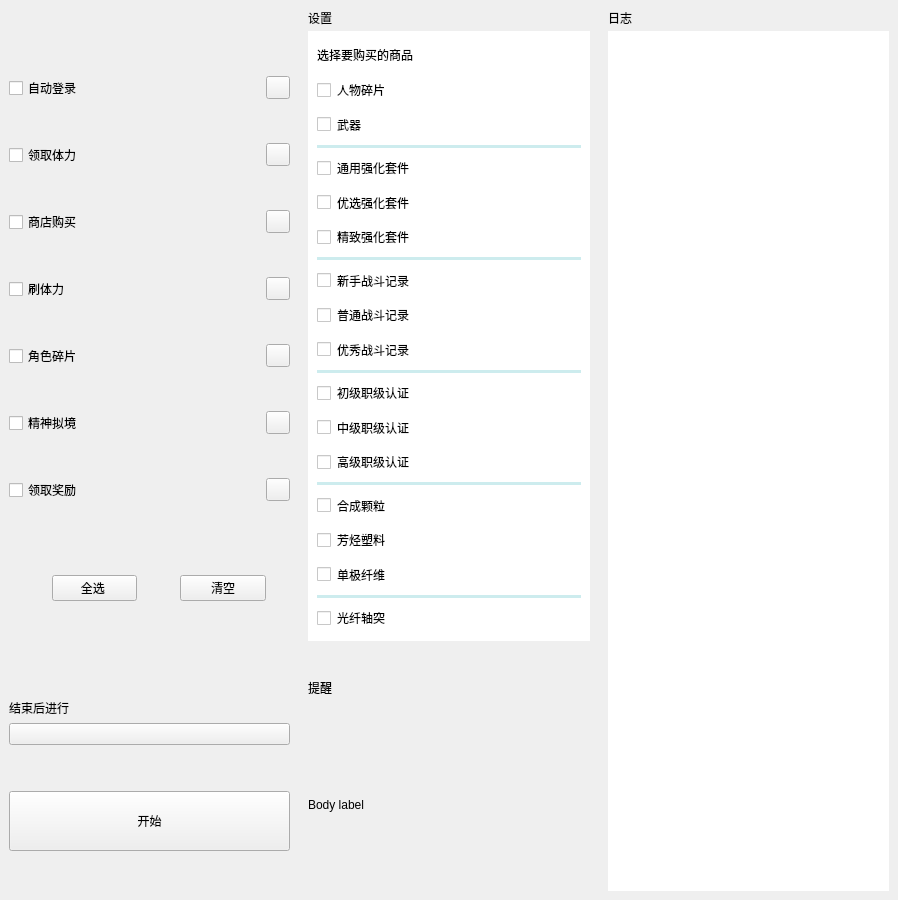
<?xml version="1.0" encoding="UTF-8"?>
<ui version="4.0">
 <class>home</class>
 <widget class="QFrame" name="home">
  <property name="geometry">
   <rect>
    <x>0</x>
    <y>0</y>
    <width>898</width>
    <height>900</height>
   </rect>
  </property>
  <property name="windowTitle">
   <string>Frame</string>
  </property>
  <layout class="QGridLayout" name="gridLayout_2" rowstretch="2,0" columnstretch="0,0,0">
   <property name="leftMargin">
    <number>0</number>
   </property>
   <property name="topMargin">
    <number>0</number>
   </property>
   <property name="rightMargin">
    <number>0</number>
   </property>
   <property name="bottomMargin">
    <number>0</number>
   </property>
   <property name="spacing">
    <number>0</number>
   </property>
   <item row="0" column="0">
    <widget class="SimpleCardWidget" name="SimpleCardWidget_option">
     <property name="minimumSize">
      <size>
       <width>237</width>
       <height>320</height>
      </size>
     </property>
     <property name="maximumSize">
      <size>
       <width>16777215</width>
       <height>16777215</height>
      </size>
     </property>
     <layout class="QGridLayout" name="gridLayout_7" columnstretch="1,2,1,2,1">
      <property name="leftMargin">
       <number>9</number>
      </property>
      <property name="topMargin">
       <number>9</number>
      </property>
      <property name="rightMargin">
       <number>9</number>
      </property>
      <property name="bottomMargin">
       <number>9</number>
      </property>
      <property name="horizontalSpacing">
       <number>0</number>
      </property>
      <item row="1" column="2">
       <spacer name="verticalSpacer_6">
        <property name="orientation">
         <enum>Qt::Vertical</enum>
        </property>
        <property name="sizeType">
         <enum>QSizePolicy::Maximum</enum>
        </property>
        <property name="sizeHint" stdset="0">
         <size>
          <width>20</width>
          <height>30</height>
         </size>
        </property>
       </spacer>
      </item>
      <item row="2" column="4">
       <widget class="ToolButton" name="ToolButton_entry"/>
      </item>
      <item row="8" column="4">
       <widget class="ToolButton" name="ToolButton_reward"/>
      </item>
      <item row="9" column="2">
       <spacer name="verticalSpacer_2">
        <property name="orientation">
         <enum>Qt::Vertical</enum>
        </property>
        <property name="sizeType">
         <enum>QSizePolicy::Maximum</enum>
        </property>
        <property name="sizeHint" stdset="0">
         <size>
          <width>20</width>
          <height>30</height>
         </size>
        </property>
       </spacer>
      </item>
      <item row="6" column="4">
       <widget class="ToolButton" name="ToolButton_person"/>
      </item>
      <item row="7" column="4">
       <widget class="ToolButton" name="ToolButton_chasm"/>
      </item>
      <item row="4" column="4">
       <widget class="ToolButton" name="ToolButton_shop"/>
      </item>
      <item row="10" column="1">
       <widget class="PushButton" name="PushButton_select_all">
        <property name="text">
         <string>全选 </string>
        </property>
       </widget>
      </item>
      <item row="3" column="4">
       <widget class="ToolButton" name="ToolButton_stamina"/>
      </item>
      <item row="10" column="3">
       <widget class="PushButton" name="PushButton_no_select">
        <property name="text">
         <string>清空</string>
        </property>
       </widget>
      </item>
      <item row="5" column="4">
       <widget class="ToolButton" name="ToolButton_use_power"/>
      </item>
      <item row="8" column="0" colspan="4">
       <widget class="CheckBox" name="CheckBox_reward_7">
        <property name="layoutDirection">
         <enum>Qt::LeftToRight</enum>
        </property>
        <property name="text">
         <string>领取奖励</string>
        </property>
       </widget>
      </item>
      <item row="6" column="0" colspan="4">
       <widget class="CheckBox" name="CheckBox_person_5">
        <property name="layoutDirection">
         <enum>Qt::LeftToRight</enum>
        </property>
        <property name="text">
         <string>角色碎片</string>
        </property>
       </widget>
      </item>
      <item row="5" column="0" colspan="4">
       <widget class="CheckBox" name="CheckBox_use_power_4">
        <property name="layoutDirection">
         <enum>Qt::LeftToRight</enum>
        </property>
        <property name="text">
         <string>刷体力</string>
        </property>
       </widget>
      </item>
      <item row="4" column="0" colspan="4">
       <widget class="CheckBox" name="CheckBox_shop_3">
        <property name="layoutDirection">
         <enum>Qt::LeftToRight</enum>
        </property>
        <property name="text">
         <string>商店购买</string>
        </property>
       </widget>
      </item>
      <item row="3" column="0" colspan="4">
       <widget class="CheckBox" name="CheckBox_stamina_2">
        <property name="layoutDirection">
         <enum>Qt::LeftToRight</enum>
        </property>
        <property name="text">
         <string>领取体力</string>
        </property>
       </widget>
      </item>
      <item row="2" column="0" colspan="4">
       <widget class="CheckBox" name="CheckBox_entry_1">
        <property name="layoutDirection">
         <enum>Qt::LeftToRight</enum>
        </property>
        <property name="text">
         <string>自动登录</string>
        </property>
       </widget>
      </item>
      <item row="7" column="0" colspan="4">
       <widget class="CheckBox" name="CheckBox_chasm_6">
        <property name="layoutDirection">
         <enum>Qt::LeftToRight</enum>
        </property>
        <property name="text">
         <string>精神拟境</string>
        </property>
       </widget>
      </item>
     </layout>
    </widget>
   </item>
   <item row="1" column="0">
    <widget class="SimpleCardWidget" name="SimpleCardWidget_3">
     <property name="minimumSize">
      <size>
       <width>237</width>
       <height>165</height>
      </size>
     </property>
     <layout class="QGridLayout" name="gridLayout_5">
      <item row="0" column="0">
       <spacer name="verticalSpacer_3">
        <property name="orientation">
         <enum>Qt::Vertical</enum>
        </property>
        <property name="sizeHint" stdset="0">
         <size>
          <width>20</width>
          <height>40</height>
         </size>
        </property>
       </spacer>
      </item>
      <item row="1" column="0">
       <widget class="BodyLabel" name="BodyLabel">
        <property name="text">
         <string>结束后进行</string>
        </property>
        <property name="margin">
         <number>3</number>
        </property>
       </widget>
      </item>
      <item row="2" column="0">
       <widget class="ComboBox" name="ComboBox_after_use"/>
      </item>
      <item row="3" column="0">
       <spacer name="verticalSpacer">
        <property name="orientation">
         <enum>Qt::Vertical</enum>
        </property>
        <property name="sizeHint" stdset="0">
         <size>
          <width>20</width>
          <height>40</height>
         </size>
        </property>
       </spacer>
      </item>
      <item row="4" column="0">
       <widget class="PushButton" name="PushButton_start">
        <property name="sizePolicy">
         <sizepolicy hsizetype="Minimum" vsizetype="Maximum">
          <horstretch>0</horstretch>
          <verstretch>0</verstretch>
         </sizepolicy>
        </property>
        <property name="minimumSize">
         <size>
          <width>0</width>
          <height>60</height>
         </size>
        </property>
        <property name="text">
         <string>开始</string>
        </property>
       </widget>
      </item>
      <item row="5" column="0">
       <spacer name="verticalSpacer_4">
        <property name="orientation">
         <enum>Qt::Vertical</enum>
        </property>
        <property name="sizeHint" stdset="0">
         <size>
          <width>20</width>
          <height>40</height>
         </size>
        </property>
       </spacer>
      </item>
     </layout>
    </widget>
   </item>
   <item row="0" column="1">
    <widget class="SimpleCardWidget" name="SimpleCardWidget_2">
     <property name="minimumSize">
      <size>
       <width>237</width>
       <height>320</height>
      </size>
     </property>
     <layout class="QGridLayout" name="gridLayout_8">
      <property name="horizontalSpacing">
       <number>0</number>
      </property>
      <property name="verticalSpacing">
       <number>4</number>
      </property>
      <item row="0" column="0">
       <widget class="TitleLabel" name="TitleLabel_setting">
        <property name="text">
         <string>设置</string>
        </property>
       </widget>
      </item>
      <item row="1" column="0">
       <widget class="PopUpAniStackedWidget" name="PopUpAniStackedWidget">
        <property name="currentIndex">
         <number>0</number>
        </property>
        <widget class="QWidget" name="page">
         <layout class="QGridLayout" name="gridLayout_3">
          <property name="leftMargin">
           <number>0</number>
          </property>
          <property name="topMargin">
           <number>0</number>
          </property>
          <property name="rightMargin">
           <number>0</number>
          </property>
          <property name="bottomMargin">
           <number>0</number>
          </property>
          <property name="spacing">
           <number>3</number>
          </property>
          <item row="0" column="0">
           <widget class="ScrollArea" name="ScrollArea">
            <property name="styleSheet">
             <string notr="true">background-color: rgb(255, 255, 255);
border:None;</string>
            </property>
            <property name="widgetResizable">
             <bool>true</bool>
            </property>
            <widget class="QWidget" name="scrollAreaWidgetContents">
             <property name="geometry">
              <rect>
               <x>0</x>
               <y>0</y>
               <width>282</width>
               <height>555</height>
              </rect>
             </property>
             <layout class="QGridLayout" name="gridLayout">
              <item row="7" column="0">
               <widget class="Line" name="line_2">
                <property name="sizePolicy">
                 <sizepolicy hsizetype="Minimum" vsizetype="Preferred">
                  <horstretch>0</horstretch>
                  <verstretch>0</verstretch>
                 </sizepolicy>
                </property>
                <property name="autoFillBackground">
                 <bool>false</bool>
                </property>
                <property name="styleSheet">
                 <string notr="true">QFrame
{
	border:none;
	background-color: rgba(0, 159, 170, 50);
	min-height : 3px;
	max-height : 3px;
	border-radius: 3px;
}</string>
                </property>
                <property name="frameShadow">
                 <enum>QFrame::Sunken</enum>
                </property>
                <property name="lineWidth">
                 <number>10</number>
                </property>
                <property name="midLineWidth">
                 <number>0</number>
                </property>
                <property name="orientation">
                 <enum>Qt::Horizontal</enum>
                </property>
               </widget>
              </item>
              <item row="9" column="0">
               <widget class="CheckBox" name="CheckBox_buy_7">
                <property name="sizePolicy">
                 <sizepolicy hsizetype="Minimum" vsizetype="Minimum">
                  <horstretch>0</horstretch>
                  <verstretch>0</verstretch>
                 </sizepolicy>
                </property>
                <property name="minimumSize">
                 <size>
                  <width>29</width>
                  <height>22</height>
                 </size>
                </property>
                <property name="maximumSize">
                 <size>
                  <width>16777215</width>
                  <height>16777215</height>
                 </size>
                </property>
                <property name="text">
                 <string>普通战斗记录</string>
                </property>
               </widget>
              </item>
              <item row="12" column="0">
               <widget class="CheckBox" name="CheckBox_buy_9">
                <property name="sizePolicy">
                 <sizepolicy hsizetype="Minimum" vsizetype="Minimum">
                  <horstretch>0</horstretch>
                  <verstretch>0</verstretch>
                 </sizepolicy>
                </property>
                <property name="minimumSize">
                 <size>
                  <width>29</width>
                  <height>22</height>
                 </size>
                </property>
                <property name="maximumSize">
                 <size>
                  <width>16777215</width>
                  <height>16777215</height>
                 </size>
                </property>
                <property name="text">
                 <string>初级职级认证</string>
                </property>
               </widget>
              </item>
              <item row="13" column="0">
               <widget class="CheckBox" name="CheckBox_buy_10">
                <property name="sizePolicy">
                 <sizepolicy hsizetype="Minimum" vsizetype="Minimum">
                  <horstretch>0</horstretch>
                  <verstretch>0</verstretch>
                 </sizepolicy>
                </property>
                <property name="minimumSize">
                 <size>
                  <width>29</width>
                  <height>22</height>
                 </size>
                </property>
                <property name="maximumSize">
                 <size>
                  <width>16777215</width>
                  <height>16777215</height>
                 </size>
                </property>
                <property name="text">
                 <string>中级职级认证</string>
                </property>
               </widget>
              </item>
              <item row="16" column="0">
               <widget class="CheckBox" name="CheckBox_buy_12">
                <property name="sizePolicy">
                 <sizepolicy hsizetype="Minimum" vsizetype="Minimum">
                  <horstretch>0</horstretch>
                  <verstretch>0</verstretch>
                 </sizepolicy>
                </property>
                <property name="minimumSize">
                 <size>
                  <width>29</width>
                  <height>22</height>
                 </size>
                </property>
                <property name="maximumSize">
                 <size>
                  <width>16777215</width>
                  <height>16777215</height>
                 </size>
                </property>
                <property name="text">
                 <string>合成颗粒</string>
                </property>
               </widget>
              </item>
              <item row="18" column="0">
               <widget class="CheckBox" name="CheckBox_buy_14">
                <property name="sizePolicy">
                 <sizepolicy hsizetype="Minimum" vsizetype="Minimum">
                  <horstretch>0</horstretch>
                  <verstretch>0</verstretch>
                 </sizepolicy>
                </property>
                <property name="minimumSize">
                 <size>
                  <width>29</width>
                  <height>22</height>
                 </size>
                </property>
                <property name="maximumSize">
                 <size>
                  <width>16777215</width>
                  <height>16777215</height>
                 </size>
                </property>
                <property name="text">
                 <string>单极纤维</string>
                </property>
               </widget>
              </item>
              <item row="8" column="0">
               <widget class="CheckBox" name="CheckBox_buy_6">
                <property name="sizePolicy">
                 <sizepolicy hsizetype="Minimum" vsizetype="Minimum">
                  <horstretch>0</horstretch>
                  <verstretch>0</verstretch>
                 </sizepolicy>
                </property>
                <property name="minimumSize">
                 <size>
                  <width>29</width>
                  <height>22</height>
                 </size>
                </property>
                <property name="maximumSize">
                 <size>
                  <width>16777215</width>
                  <height>16777215</height>
                 </size>
                </property>
                <property name="text">
                 <string>新手战斗记录</string>
                </property>
               </widget>
              </item>
              <item row="17" column="0">
               <widget class="CheckBox" name="CheckBox_buy_13">
                <property name="sizePolicy">
                 <sizepolicy hsizetype="Minimum" vsizetype="Minimum">
                  <horstretch>0</horstretch>
                  <verstretch>0</verstretch>
                 </sizepolicy>
                </property>
                <property name="minimumSize">
                 <size>
                  <width>29</width>
                  <height>22</height>
                 </size>
                </property>
                <property name="maximumSize">
                 <size>
                  <width>16777215</width>
                  <height>16777215</height>
                 </size>
                </property>
                <property name="text">
                 <string>芳烃塑料</string>
                </property>
               </widget>
              </item>
              <item row="5" column="0">
               <widget class="CheckBox" name="CheckBox_buy_4">
                <property name="sizePolicy">
                 <sizepolicy hsizetype="Minimum" vsizetype="Minimum">
                  <horstretch>0</horstretch>
                  <verstretch>0</verstretch>
                 </sizepolicy>
                </property>
                <property name="minimumSize">
                 <size>
                  <width>29</width>
                  <height>22</height>
                 </size>
                </property>
                <property name="maximumSize">
                 <size>
                  <width>16777215</width>
                  <height>16777215</height>
                 </size>
                </property>
                <property name="text">
                 <string>优选强化套件</string>
                </property>
               </widget>
              </item>
              <item row="2" column="0">
               <widget class="CheckBox" name="CheckBox_buy_2">
                <property name="sizePolicy">
                 <sizepolicy hsizetype="Minimum" vsizetype="Minimum">
                  <horstretch>0</horstretch>
                  <verstretch>0</verstretch>
                 </sizepolicy>
                </property>
                <property name="minimumSize">
                 <size>
                  <width>29</width>
                  <height>22</height>
                 </size>
                </property>
                <property name="maximumSize">
                 <size>
                  <width>16777215</width>
                  <height>16777215</height>
                 </size>
                </property>
                <property name="text">
                 <string>武器</string>
                </property>
               </widget>
              </item>
              <item row="15" column="0">
               <widget class="Line" name="line_4">
                <property name="sizePolicy">
                 <sizepolicy hsizetype="Minimum" vsizetype="Preferred">
                  <horstretch>0</horstretch>
                  <verstretch>0</verstretch>
                 </sizepolicy>
                </property>
                <property name="autoFillBackground">
                 <bool>false</bool>
                </property>
                <property name="styleSheet">
                 <string notr="true">QFrame
{
	border:none;
	background-color: rgba(0, 159, 170, 50);
	min-height : 3px;
	max-height : 3px;
	border-radius: 3px;
}</string>
                </property>
                <property name="frameShadow">
                 <enum>QFrame::Sunken</enum>
                </property>
                <property name="lineWidth">
                 <number>10</number>
                </property>
                <property name="midLineWidth">
                 <number>0</number>
                </property>
                <property name="orientation">
                 <enum>Qt::Horizontal</enum>
                </property>
               </widget>
              </item>
              <item row="10" column="0">
               <widget class="CheckBox" name="CheckBox_buy_8">
                <property name="sizePolicy">
                 <sizepolicy hsizetype="Minimum" vsizetype="Minimum">
                  <horstretch>0</horstretch>
                  <verstretch>0</verstretch>
                 </sizepolicy>
                </property>
                <property name="minimumSize">
                 <size>
                  <width>29</width>
                  <height>22</height>
                 </size>
                </property>
                <property name="maximumSize">
                 <size>
                  <width>16777215</width>
                  <height>16777215</height>
                 </size>
                </property>
                <property name="text">
                 <string>优秀战斗记录</string>
                </property>
               </widget>
              </item>
              <item row="3" column="0">
               <widget class="Line" name="line">
                <property name="sizePolicy">
                 <sizepolicy hsizetype="Minimum" vsizetype="Preferred">
                  <horstretch>0</horstretch>
                  <verstretch>0</verstretch>
                 </sizepolicy>
                </property>
                <property name="autoFillBackground">
                 <bool>false</bool>
                </property>
                <property name="styleSheet">
                 <string notr="true">QFrame
{
	border:none;
	background-color: rgba(0, 159, 170, 50);
	min-height : 3px;
	max-height : 3px;
	border-radius: 3px;
}</string>
                </property>
                <property name="frameShadow">
                 <enum>QFrame::Sunken</enum>
                </property>
                <property name="lineWidth">
                 <number>10</number>
                </property>
                <property name="midLineWidth">
                 <number>0</number>
                </property>
                <property name="orientation">
                 <enum>Qt::Horizontal</enum>
                </property>
               </widget>
              </item>
              <item row="0" column="0">
               <widget class="BodyLabel" name="BodyLabel_3">
                <property name="sizePolicy">
                 <sizepolicy hsizetype="Preferred" vsizetype="Minimum">
                  <horstretch>0</horstretch>
                  <verstretch>0</verstretch>
                 </sizepolicy>
                </property>
                <property name="minimumSize">
                 <size>
                  <width>0</width>
                  <height>30</height>
                 </size>
                </property>
                <property name="maximumSize">
                 <size>
                  <width>16777215</width>
                  <height>40</height>
                 </size>
                </property>
                <property name="text">
                 <string>选择要购买的商品</string>
                </property>
               </widget>
              </item>
              <item row="1" column="0">
               <widget class="CheckBox" name="CheckBox_buy_1">
                <property name="sizePolicy">
                 <sizepolicy hsizetype="Minimum" vsizetype="Minimum">
                  <horstretch>0</horstretch>
                  <verstretch>0</verstretch>
                 </sizepolicy>
                </property>
                <property name="minimumSize">
                 <size>
                  <width>29</width>
                  <height>22</height>
                 </size>
                </property>
                <property name="maximumSize">
                 <size>
                  <width>16777215</width>
                  <height>16777215</height>
                 </size>
                </property>
                <property name="text">
                 <string>人物碎片</string>
                </property>
               </widget>
              </item>
              <item row="6" column="0">
               <widget class="CheckBox" name="CheckBox_buy_5">
                <property name="sizePolicy">
                 <sizepolicy hsizetype="Minimum" vsizetype="Minimum">
                  <horstretch>0</horstretch>
                  <verstretch>0</verstretch>
                 </sizepolicy>
                </property>
                <property name="minimumSize">
                 <size>
                  <width>29</width>
                  <height>22</height>
                 </size>
                </property>
                <property name="maximumSize">
                 <size>
                  <width>16777215</width>
                  <height>16777215</height>
                 </size>
                </property>
                <property name="text">
                 <string>精致强化套件</string>
                </property>
               </widget>
              </item>
              <item row="11" column="0">
               <widget class="Line" name="line_3">
                <property name="sizePolicy">
                 <sizepolicy hsizetype="Minimum" vsizetype="Preferred">
                  <horstretch>0</horstretch>
                  <verstretch>0</verstretch>
                 </sizepolicy>
                </property>
                <property name="autoFillBackground">
                 <bool>false</bool>
                </property>
                <property name="styleSheet">
                 <string notr="true">QFrame
{
	border:none;
	background-color: rgba(0, 159, 170, 50);
	min-height : 3px;
	max-height : 3px;
	border-radius: 3px;
}</string>
                </property>
                <property name="frameShadow">
                 <enum>QFrame::Sunken</enum>
                </property>
                <property name="lineWidth">
                 <number>10</number>
                </property>
                <property name="midLineWidth">
                 <number>0</number>
                </property>
                <property name="orientation">
                 <enum>Qt::Horizontal</enum>
                </property>
               </widget>
              </item>
              <item row="20" column="0">
               <widget class="CheckBox" name="CheckBox_buy_15">
                <property name="sizePolicy">
                 <sizepolicy hsizetype="Minimum" vsizetype="Minimum">
                  <horstretch>0</horstretch>
                  <verstretch>0</verstretch>
                 </sizepolicy>
                </property>
                <property name="minimumSize">
                 <size>
                  <width>29</width>
                  <height>22</height>
                 </size>
                </property>
                <property name="maximumSize">
                 <size>
                  <width>16777215</width>
                  <height>16777215</height>
                 </size>
                </property>
                <property name="text">
                 <string>光纤轴突</string>
                </property>
               </widget>
              </item>
              <item row="14" column="0">
               <widget class="CheckBox" name="CheckBox_buy_11">
                <property name="sizePolicy">
                 <sizepolicy hsizetype="Minimum" vsizetype="Minimum">
                  <horstretch>0</horstretch>
                  <verstretch>0</verstretch>
                 </sizepolicy>
                </property>
                <property name="minimumSize">
                 <size>
                  <width>29</width>
                  <height>22</height>
                 </size>
                </property>
                <property name="maximumSize">
                 <size>
                  <width>16777215</width>
                  <height>16777215</height>
                 </size>
                </property>
                <property name="text">
                 <string>高级职级认证</string>
                </property>
               </widget>
              </item>
              <item row="4" column="0">
               <widget class="CheckBox" name="CheckBox_buy_3">
                <property name="sizePolicy">
                 <sizepolicy hsizetype="Minimum" vsizetype="Minimum">
                  <horstretch>0</horstretch>
                  <verstretch>0</verstretch>
                 </sizepolicy>
                </property>
                <property name="minimumSize">
                 <size>
                  <width>29</width>
                  <height>22</height>
                 </size>
                </property>
                <property name="maximumSize">
                 <size>
                  <width>16777215</width>
                  <height>16777215</height>
                 </size>
                </property>
                <property name="text">
                 <string>通用强化套件</string>
                </property>
               </widget>
              </item>
              <item row="19" column="0">
               <widget class="Line" name="line_5">
                <property name="sizePolicy">
                 <sizepolicy hsizetype="Minimum" vsizetype="Preferred">
                  <horstretch>0</horstretch>
                  <verstretch>0</verstretch>
                 </sizepolicy>
                </property>
                <property name="autoFillBackground">
                 <bool>false</bool>
                </property>
                <property name="styleSheet">
                 <string notr="true">QFrame
{
	border:none;
	background-color: rgba(0, 159, 170, 50);
	min-height : 3px;
	max-height : 3px;
	border-radius: 3px;
}</string>
                </property>
                <property name="frameShadow">
                 <enum>QFrame::Sunken</enum>
                </property>
                <property name="lineWidth">
                 <number>10</number>
                </property>
                <property name="midLineWidth">
                 <number>0</number>
                </property>
                <property name="orientation">
                 <enum>Qt::Horizontal</enum>
                </property>
               </widget>
              </item>
             </layout>
            </widget>
           </widget>
          </item>
         </layout>
        </widget>
        <widget class="QWidget" name="page_2">
         <layout class="QGridLayout" name="gridLayout_6">
          <item row="0" column="0">
           <widget class="CheckBox" name="CheckBox_16">
            <property name="text">
             <string>自动使用期限2天内的体力药</string>
            </property>
           </widget>
          </item>
          <item row="1" column="0">
           <widget class="BodyLabel" name="BodyLabel_4">
            <property name="text">
             <string>选择体力使用方式</string>
            </property>
           </widget>
          </item>
          <item row="2" column="0">
           <widget class="ComboBox" name="ComboBox_power_usage"/>
          </item>
         </layout>
        </widget>
       </widget>
      </item>
     </layout>
    </widget>
   </item>
   <item row="1" column="1">
    <widget class="SimpleCardWidget" name="SimpleCardWidget_4">
     <property name="minimumSize">
      <size>
       <width>237</width>
       <height>165</height>
      </size>
     </property>
     <layout class="QGridLayout" name="gridLayout_9" rowstretch="1,3">
      <property name="verticalSpacing">
       <number>3</number>
      </property>
      <item row="0" column="0">
       <widget class="TitleLabel" name="TitleLabel_3">
        <property name="text">
         <string>提醒</string>
        </property>
       </widget>
      </item>
      <item row="1" column="0">
       <widget class="BodyLabel" name="BodyLabel_2">
        <property name="text">
         <string>Body label</string>
        </property>
       </widget>
      </item>
     </layout>
    </widget>
   </item>
   <item row="0" column="2" rowspan="2">
    <widget class="SimpleCardWidget" name="SimpleCardWidget">
     <property name="minimumSize">
      <size>
       <width>246</width>
       <height>485</height>
      </size>
     </property>
     <property name="maximumSize">
      <size>
       <width>16777215</width>
       <height>16777215</height>
      </size>
     </property>
     <layout class="QGridLayout" name="gridLayout_4">
      <property name="horizontalSpacing">
       <number>0</number>
      </property>
      <property name="verticalSpacing">
       <number>4</number>
      </property>
      <item row="0" column="0">
       <widget class="TitleLabel" name="TitleLabel">
        <property name="text">
         <string>日志</string>
        </property>
       </widget>
      </item>
      <item row="1" column="0">
       <widget class="QTextBrowser" name="textBrowser_log">
        <property name="styleSheet">
         <string notr="true">border-radius: 5px;
border: 2px;</string>
        </property>
        <property name="verticalScrollBarPolicy">
         <enum>Qt::ScrollBarAlwaysOff</enum>
        </property>
       </widget>
      </item>
     </layout>
    </widget>
   </item>
  </layout>
 </widget>
 <customwidgets>
  <customwidget>
   <class>CheckBox</class>
   <extends>QCheckBox</extends>
   <header>qfluentwidgets</header>
  </customwidget>
  <customwidget>
   <class>ComboBox</class>
   <extends>QPushButton</extends>
   <header>qfluentwidgets</header>
  </customwidget>
  <customwidget>
   <class>PushButton</class>
   <extends>QPushButton</extends>
   <header>qfluentwidgets</header>
  </customwidget>
  <customwidget>
   <class>ToolButton</class>
   <extends>QToolButton</extends>
   <header>qfluentwidgets</header>
  </customwidget>
  <customwidget>
   <class>CardWidget</class>
   <extends>QFrame</extends>
   <header>qfluentwidgets</header>
   <container>1</container>
  </customwidget>
  <customwidget>
   <class>SimpleCardWidget</class>
   <extends>CardWidget</extends>
   <header>qfluentwidgets</header>
   <container>1</container>
  </customwidget>
  <customwidget>
   <class>ScrollArea</class>
   <extends>QScrollArea</extends>
   <header>qfluentwidgets</header>
   <container>1</container>
  </customwidget>
  <customwidget>
   <class>PopUpAniStackedWidget</class>
   <extends>QStackedWidget</extends>
   <header>qfluentwidgets</header>
   <container>1</container>
  </customwidget>
  <customwidget>
   <class>BodyLabel</class>
   <extends>QLabel</extends>
   <header>qfluentwidgets</header>
  </customwidget>
  <customwidget>
   <class>TitleLabel</class>
   <extends>QLabel</extends>
   <header>qfluentwidgets</header>
  </customwidget>
 </customwidgets>
 <resources/>
 <connections/>
</ui>
